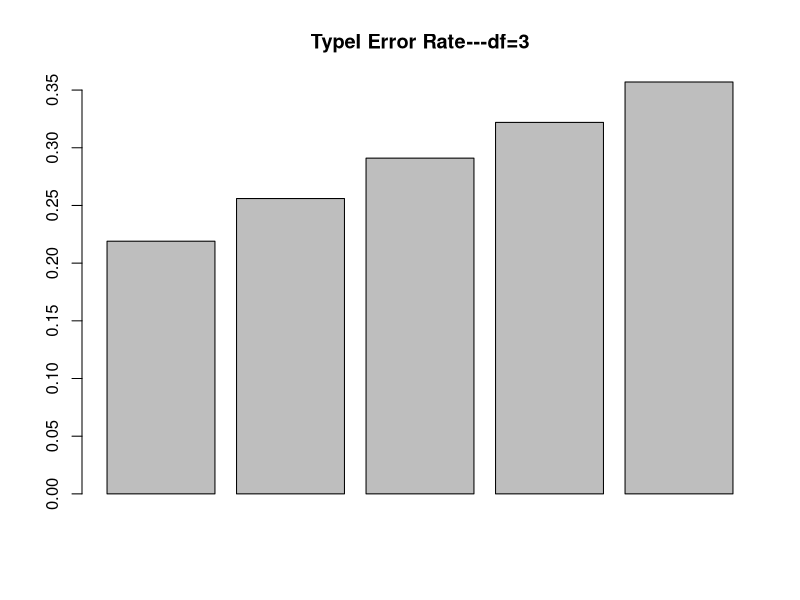
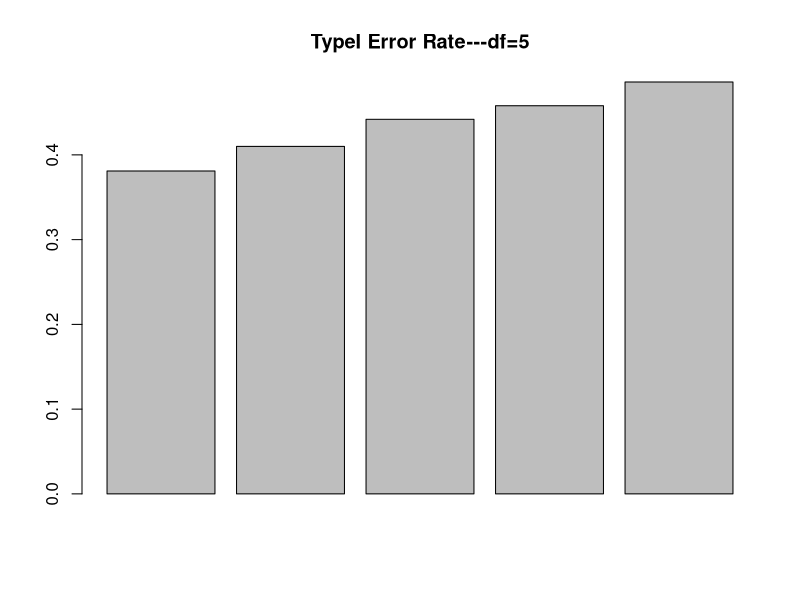
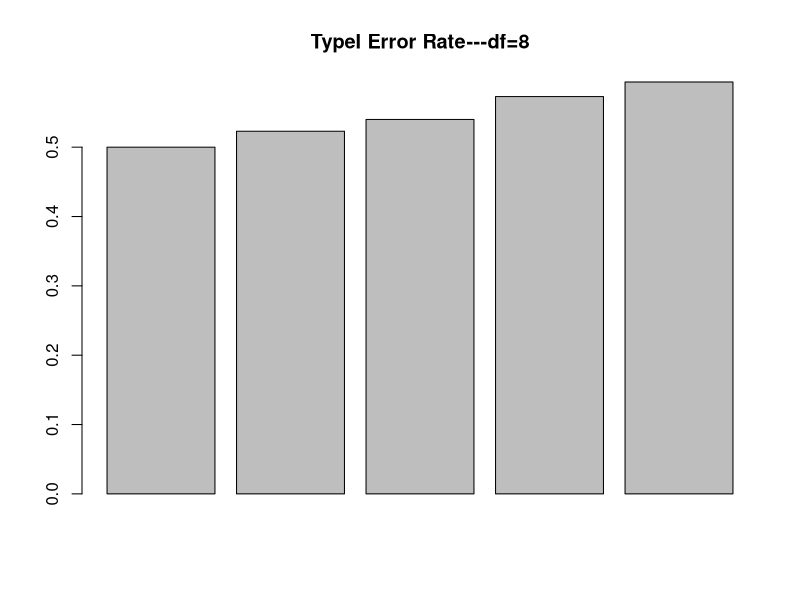
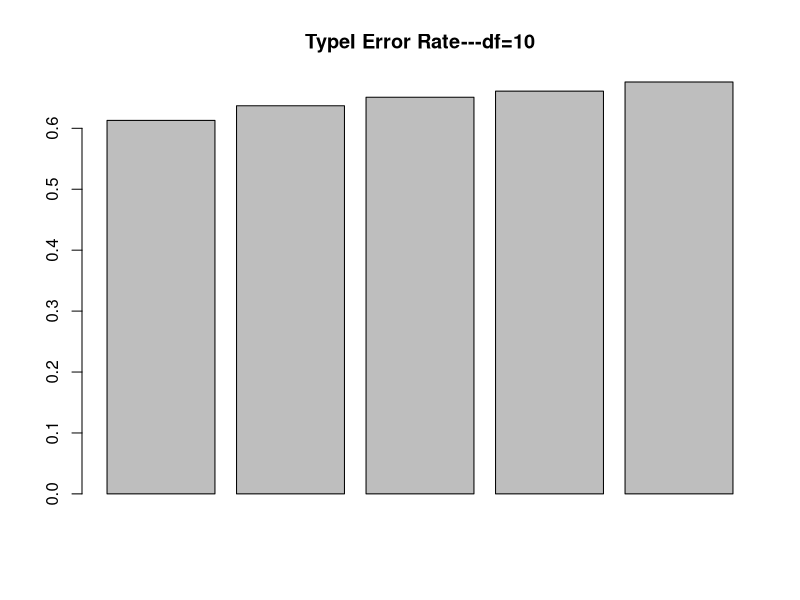

Source code (R) for these figures, in order:



library(tidyverse)
library(ggpubr)
library(rstatix)

#Null hypothesis~H0:mean1 = mean2

#x,y have same means and violate the normality
alpha <- 0.05
N <- 1000
rejectH0 <- pval <-  numeric(N)

for(i in 1:N){
  x <- rchisq(25, 30)
  y <- rchisq(25, 30)
  out <- t.test(x,y)
  pval[i] <- out$p.value
  if(pval[i] < alpha){
    rejectH0[i] <- 1
  }
}
TypeIRate1 <- mean(rejectH0)

#x,y have different means and violate the normality
for(i in 1:N){
  x <- rchisq(25, 30)
  y <- rchisq(25, 32)
  out <- t.test(x,y)
  pval[i] <- out$p.value
  if(pval[i] < alpha){
    rejectH0[i] <- 1
  }
}
TypeIRate2 <- mean(rejectH0)

##############################################
##############################################
#TypeI Error Rate---df=3#
nvec <- c(5,10,15,20,25)
powervec3 <- numeric(length(nvec))

for(i in 1:length(nvec)){
  n <- nvec[i]
  for(j in 1:N){
    x <- rchisq(n,3)
    y <- rchisq(n,3)
    out <- t.test(x,y)
    pval <- out$p.value
    if(pval < alpha){
      rejectH0[j] <- 1
    }
  }
  powervec3[i] <- mean(rejectH0)
}
powervec3
barplot(powervec3, main="TypeI Error Rate---df=3")

#########################################
#TypeI Error Rate---df=5#
nvec <- c(5,10,15,20,25)
powervec5 <- numeric(length(nvec))

for(i in 1:length(nvec)){
  n <- nvec[i]
  for(j in 1:N){
    x <- rchisq(n,3)
    y <- rchisq(n,3)
    out <- t.test(x,y)
    pval <- out$p.value
    if(pval < alpha){
      rejectH0[j] <- 1
    }
  }
  powervec5[i] <- mean(rejectH0)
}
powervec5
barplot(powervec5, main="TypeI Error Rate---df=5")

##########################################
#TypeI Error Rate---df=8#
nvec <- c(5,10,15,20,25)
powervec8 <- numeric(length(nvec))

for(i in 1:length(nvec)){
  n <- nvec[i]
  for(j in 1:N){
    x <- rchisq(n,3)
    y <- rchisq(n,3)
    out <- t.test(x,y)
    pval <- out$p.value
    if(pval < alpha){
      rejectH0[j] <- 1
    }
  }
  powervec8[i] <- mean(rejectH0)
}
powervec8
barplot(powervec8, main="TypeI Error Rate---df=8")

############################################
#TypeI Error Rate---df=10#
powervec10 <- numeric(length(nvec))
for(i in 1:length(nvec)){
  n <- nvec[i]
  for(j in 1:N){
    x <- rchisq(n,10)
    y <- rchisq(n,10)
    out <- t.test(x,y)
    pval <- out$p.value
    if(pval < alpha){
      rejectH0[j] <- 1
    }
  }
  powervec10[i] <- mean(rejectH0)
}
powervec10
barplot(powervec10, main="TypeI Error Rate---df=10")

